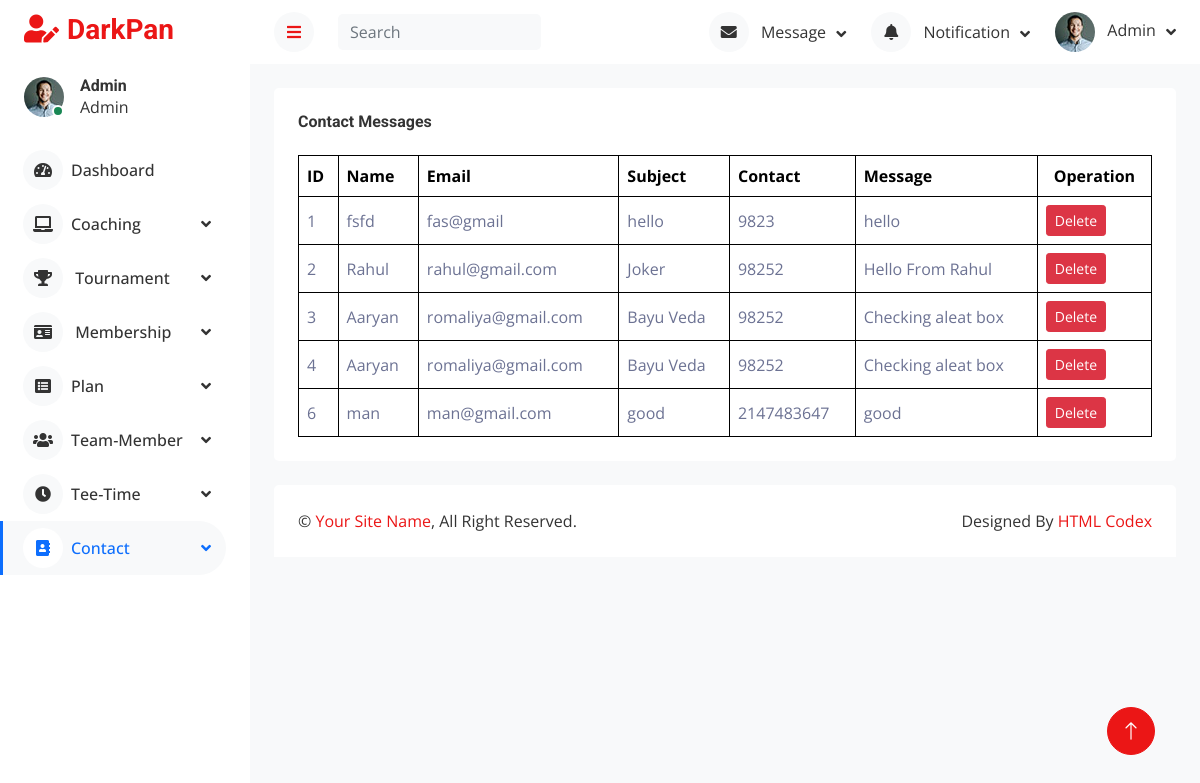
Screenshot of /admin/show_contact.php with the database file from the repository.
### tables this page shows
CREATE TABLE `contact` (
  `id` int(11) NOT NULL,
  `name` varchar(50) NOT NULL,
  `email` varchar(50) NOT NULL,
  `subject` varchar(50) NOT NULL,
  `contact` int(11) NOT NULL,
  `message` varchar(250) NOT NULL
);

### admin/show_contact.php (the view, shortened to what this page needs)
<?php
    include "lib/db.php";
    $qry="SELECT * FROM `contact`";
    $result=mysqli_query($con,$qry);
?>
<!DOCTYPE html>
<html lang="en">
<head>
    <link href="https://cdnjs.cloudflare.com/ajax/libs/font-awesome/5.10.0/css/all.min.css" rel="stylesheet">
    <link href="https://cdn.jsdelivr.net/npm/bootstrap-icons@1.4.1/font/bootstrap-icons.css" rel="stylesheet">
    <link href="lib/owlcarousel/assets/owl.carousel.min.css" rel="stylesheet">
    <link href="lib/tempusdominus/css/tempusdominus-bootstrap-4.min.css" rel="stylesheet" />
    <link href="css/bootstrap.min.css" rel="stylesheet">
    <link href="css/style.css" rel="stylesheet">
</head>
<body>
    <div class="container-fluid position-relative d-flex p-0">
        <?php include "sidebar.php"; ?>
        <div class="content">
            <?php include "header.php"; ?>
            <div class="container-fluid pt-4 px-4">
                <div class="bg-secondary text-center rounded p-4">
                    <div class="d-flex align-items-center justify-content-between mb-4">
                        <h6 class="mb-0">Contact Messages</h6>
                    </div>
                    <div class="table-responsive">
                        <table class="table text-start align-middle table-bordered table-hover mb-0">
                            <thead>
                                <tr class="text-dark">
                                    <th scope="col">ID</th>
                                    <th scope="col">Name</th>
                                    <th scope="col">Email</th>
                                    <th scope="col">Subject</th>
                                    <th scope="col">Contact</th>
                                    <th scope="col">Message</th>
                                    <th scope="col" colspan=2 class="text-center">Operation</th>
                                </tr>
                            </thead>
                            <tbody>
                                <?php while($row=mysqli_fetch_assoc($result)) { ?>
                                <tr>
                                    <td><?php echo $row['id']; ?></td>
                                    <td><?php echo $row['name']; ?></td>
                                    <td><?php echo $row['email']; ?></td>
                                    <td><?php echo $row['subject']; ?></td>
                                    <td><?php echo $row['contact']; ?></td>
                                    <td><?php echo $row['message']; ?></td>
                                    <td>
                                        <a href="contact_del.php?id=<?php echo $row['id']?>" class="btn btn-sm btn-danger" onclick="return confirm('Are you sure?');">Delete</a>
                                    </td>
                                </tr>
                                <?php } ?>
                            </tbody>
                        </table>
                    </div>
                </div>
            </div>
            <div class="container-fluid pt-4 px-4">
                <div class="bg-secondary rounded-top p-4">
                    <div class="row">
                        <div class="col-12 col-sm-6 text-center text-sm-start">
                            &copy; <a href="#">Your Site Name</a>, All Right Reserved.
                        </div>
                        <div class="col-12 col-sm-6 text-center text-sm-end">
                            Designed By <a href="https://htmlcodex.com">HTML Codex</a>
                        </div>
                    </div>
                </div>
            </div>
        </div>
        <a href="#" class="btn btn-lg btn-primary btn-lg-square back-to-top"><i class="bi bi-arrow-up"></i></a>
    </div>
</body>
</html>

### admin/css/style.css (style rules this page uses)
:root { --primary: #0d6efd; --secondary: #ffffff; --light: #6c757d; --dark: #f8f9fa; --text-color: #333333; }
body { color: var(--text-color); background-color: var(--dark); }
.bg-secondary { background-color: var(--secondary) !important; }
.bg-secondary p, .bg-secondary h6 { color: var(--text-color) !important; }
.back-to-top { position: fixed; display: none; right: 45px; bottom: 45px; z-index: 99; }
.btn { transition: .5s; }
.btn-lg-square { width: 48px; height: 48px; }
.btn-square, .btn-sm-square, .btn-lg-square { padding: 0; display: inline-flex; align-items: center; justify-content: center; font-weight: normal; border-radius: 50px; }
.content { margin-left: 250px; min-height: 100vh; background: var(--dark); transition: 0.5s; }
@media (min-width: 992px) { .content { width: calc(100% - 250px); } }

### rows the page displays
contact: id "1", name "fsfd", email "fas@gmail", subject "hello", contact "9823", message "hello"
contact: id "2", name "Rahul", email "rahul@gmail.com", subject "Joker", contact "98252", message "Hello From Rahul"
contact: id "3", name "Aaryan", email "romaliya@gmail.com", subject "Bayu Veda", contact "98252", message "Checking aleat box"
contact: id "4", name "Aaryan", email "romaliya@gmail.com", subject "Bayu Veda", contact "98252", message "Checking aleat box"
contact: id "6", name "man", email "man@gmail.com", subject "good", contact "2147483647", message "good"
